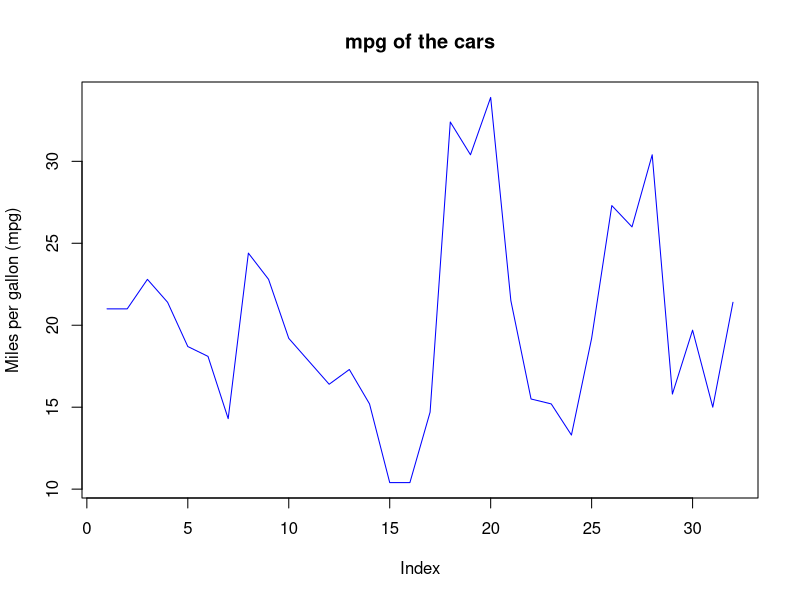

The R source for this figure:
plot(mtcars$mpg,
     type = "l", # line
     ylab = "Miles per gallon (mpg)",
     main = "mpg of the cars",
     col = "blue"
)
